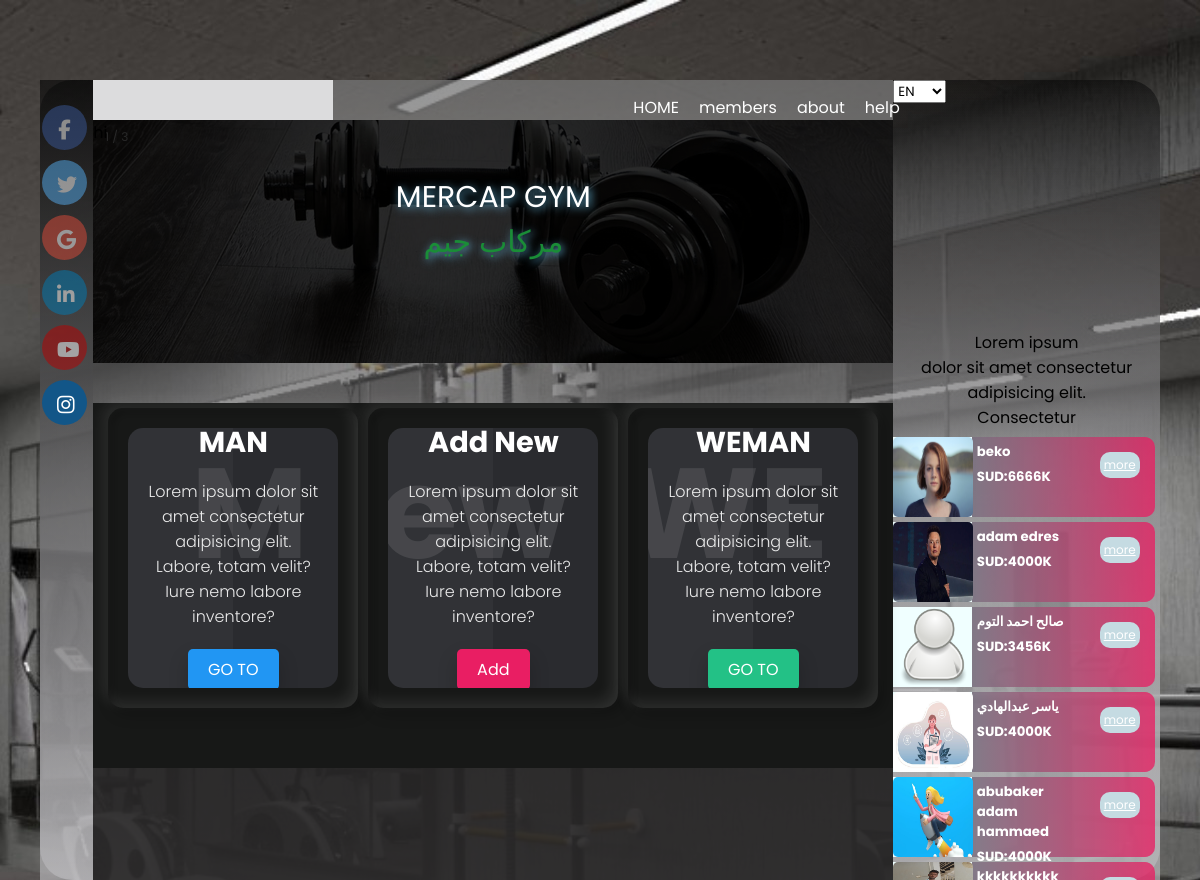
The page / on the database its author committed.
### members/models.py (models this page shows, shortened)
class Mumber(models.Model):
    owner = models.ForeignKey(User, related_name='ownr', on_delete=CASCADE)
    name = models.CharField(max_length=100)
    sex_type= models.CharField(max_length=15, choices=TYPE_JOB )
    gruop = models.TextField(max_length=10, choices=TYPE_gruop)
    published_at = models.DateField(auto_now=True)
    id_num = models.IntegerField(default=1)
    money = models.IntegerField(default=0)
    data_sub = models.DateField()
    phone = models.IntegerField(default=0)
    image = models.ImageField( upload_to='jobs',  default='default.jpg')

### home/views.py (the view)
# urls.py: path('', views.index_, name='index_' ),
def index_(request):
       all_mum_ = Mumber.objects.all()
       return render(request, './mumber_/index.html', {'all_mum_': all_mum_ })

### home/templates/mumber_/index.html (shortened to what this page needs)
{% load static %}
<html lang="en">
<head>
    <link rel="stylesheet" href="{% static  './css/index_.css' %}">
    <link rel="stylesheet"   href="{% static  'https://cdnjs.cloudflare.com/ajax/libs/font-awesome/4.7.0/css/font-awesome.min.css' %}">
</head>
<body style="  background: url('./static/img/32.jpg') 100% 0 no-repeat fixed;">
  <div class="contener">
        <section class="top">
            <div class="left">
              <div class="socila_">
                <a href="#" class="fa fa-facebook"></a>
                <a href="#" class="fa fa-twitter"></a>
                <a href="#" class="fa fa-google"></a>
                <a href="#" class="fa fa-linkedin"></a>
                <a href="#" class="fa fa-youtube"></a>
                <a href="#" class="fa fa-instagram"></a>
              </div>
            </div>
            <div class="center">
                <div class="sereash">
                    <div class="serearsh_icone"></div>
                    <div class="speas"></div>
                    <div class="anthing">
                        <div class="inp">
                          <ul>
                            <li><a id='home'>HOME</a></li>
                            <li><a id='members'>members</a></li>
                            <li><a id="about">about</a></li>
                            <li><a id="help">help</a></li>
                          </ul>
                        </div>
                      </div>
                </div>
                <div id="right_" class="parson">
                   <div class="tops">
                      <div class="img_header">
                          <div class="img_">
                            <div class="luyout_black">hi</div>
                            <div class="slideshow-container">
                                <div class="mySlides fade">
                                  <div class="numbertext">1 / 3</div>
                                  <img src="{%  static './img/333.gif' %}" style="width:100%">
                                  <div class="text"><br>MERCAP GYM<br><span style="color: rgb(26, 141, 55);">مركاب جيم  </span></div>
                                </div>
                                </div>
                                <br>
                            </div>
                      </div>
                      <div class="itme">
                        <div class="container">
                            <div class="card">
                              <div class="box">
                                <div class="content">
                                  <h2>M</h2>
                                  <h3 id="man">MAN</h3>
                                  <p id="info_">Lorem ipsum dolor sit amet consectetur adipisicing elit. Labore, totam velit? Iure nemo labore inventore?</p>
                                  <a id="Goto" href="{% url 'member:all_members'%}">GO TO</a>
                                </div>
                              </div>
                            </div>
                            <div class="card">
                              <div class="box">
                                <div class="content">
                                  <h2 id="New">New</h2>
                                  <h3 id="add_new">Add New</h3>
                                  <p>Lorem ipsum dolor sit amet consectetur adipisicing elit. Labore, totam velit? Iure nemo labore inventore?</p>
                                  <a id="add_newd" href="{% url 'member:Add_mumber'%}">Add </a>
                                </div>
                              </div>
                            </div>
                            <div class="card">
                              <div class="box">
                                <div class="content">
                                  <h2>WE</h2>
                                  <h3 id="weman">WEMAN</h3>
                                  <p>Lorem ipsum dolor sit amet consectetur adipisicing elit. Labore, totam velit? Iure nemo labore inventore?</p>
                                  <a id="Goto_" href="{% url 'member:all_members'%}">GO TO</a>
                                </div>
                              </div>
                            </div>
                          </div>
                      </div>
                   </div>
                   <div class="btoom">test</div>
                </div>
            </div>
            <div  id = "right_" class="right">
                <div class="header">
                  <div class="opti">
                    <select id="select_">
                      <option onclick="change_to_AR()" value="EN">EN</option>
                    </select>
                  </div>
                </div>
                <div class="down">
                    <div class="top_">
                      <p>Lorem ipsum<br> dolor sit amet consectetur adipisicing elit.<br> Consectetur</p>
                    </div>
                    <div  style="color: rgb(255, 255, 255);" class="down_">
                      {% for j in all_mum_ %}
                      {% if j.money < 7000 %}
                        <div style="background: linear-gradient(to right , #4b908bd2, #e91e62c7);" class="end_ntfictions">
                          <div class="icone">
                            <img style="width: 80px; height: 80px; border-radius: 5px;" class='img_jobs' src="{{j.image.url}}" alt="">
                          </div>
                          <div style="display: flex; justify-content: space-between;" class="little_info">
                            <div class="little_1">
                              <h5 style="margin: 5px;">{{j.name}}</h5>
                              <h5 style="margin: 5px;"> SUD:{{j.money}}K</h5>
                            </div>
                            <div style="float: right;" class="little_2">
                              <a style="background-color:  rgb(197, 219, 226);  margin: 15px; font-size: 12px; display: inline-block;  padding: 4px; border-radius: 10px;" href="{%url 'member:detalis_members' j.id%}">more</a>
                            </div>
                          </div>
                        </div>
                      {% endif %}
                      {% endfor %}
                    </div>
                </div>
            </div>
        </section>
  </div>
</body>
</html>

### rows shown on the page
Mumber: image (picture), name "beko", money "6666"
Mumber: image (picture), name "adam edres", money "4000"
Mumber: image (placeholder picture), name "صالح احمد التوم", money "3456"
Mumber: image (picture), name "ياسر عبدالهادي", money "4000"
Mumber: image (picture), name "abubaker adam hammaed", money "4000"
Mumber: image (picture)
